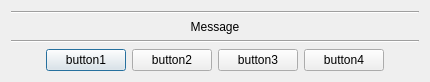
<?xml version="1.0" encoding="UTF-8"?>
<ui version="4.0">
 <class>Dialog</class>
 <widget class="QDialog" name="Dialog">
  <property name="geometry">
   <rect>
    <x>0</x>
    <y>0</y>
    <width>430</width>
    <height>81</height>
   </rect>
  </property>
  <property name="windowTitle">
   <string>Dialog</string>
  </property>
  <layout class="QGridLayout" name="gridLayout">
   <item row="0" column="0">
    <widget class="Line" name="line">
     <property name="orientation">
      <enum>Qt::Horizontal</enum>
     </property>
    </widget>
   </item>
   <item row="1" column="0">
    <widget class="QLabel" name="lMessage">
     <property name="font">
      <font>
       <pointsize>9</pointsize>
      </font>
     </property>
     <property name="layoutDirection">
      <enum>Qt::LeftToRight</enum>
     </property>
     <property name="text">
      <string>Message</string>
     </property>
     <property name="alignment">
      <set>Qt::AlignCenter</set>
     </property>
    </widget>
   </item>
   <item row="2" column="0">
    <widget class="Line" name="line_2">
     <property name="orientation">
      <enum>Qt::Horizontal</enum>
     </property>
    </widget>
   </item>
   <item row="3" column="0">
    <layout class="QHBoxLayout" name="horizontalLayout">
     <item>
      <spacer name="horizontalSpacer">
       <property name="orientation">
        <enum>Qt::Horizontal</enum>
       </property>
       <property name="sizeHint" stdset="0">
        <size>
         <width>40</width>
         <height>20</height>
        </size>
       </property>
      </spacer>
     </item>
     <item>
      <widget class="QPushButton" name="bButton1">
       <property name="text">
        <string>button1</string>
       </property>
      </widget>
     </item>
     <item>
      <widget class="QPushButton" name="bButton2">
       <property name="text">
        <string>button2</string>
       </property>
      </widget>
     </item>
     <item>
      <widget class="QPushButton" name="bButton3">
       <property name="text">
        <string>button3</string>
       </property>
      </widget>
     </item>
     <item>
      <widget class="QPushButton" name="bButton4">
       <property name="text">
        <string>button4</string>
       </property>
      </widget>
     </item>
     <item>
      <spacer name="horizontalSpacer_2">
       <property name="orientation">
        <enum>Qt::Horizontal</enum>
       </property>
       <property name="sizeHint" stdset="0">
        <size>
         <width>40</width>
         <height>20</height>
        </size>
       </property>
      </spacer>
     </item>
    </layout>
   </item>
  </layout>
 </widget>
 <resources/>
 <connections/>
</ui>
